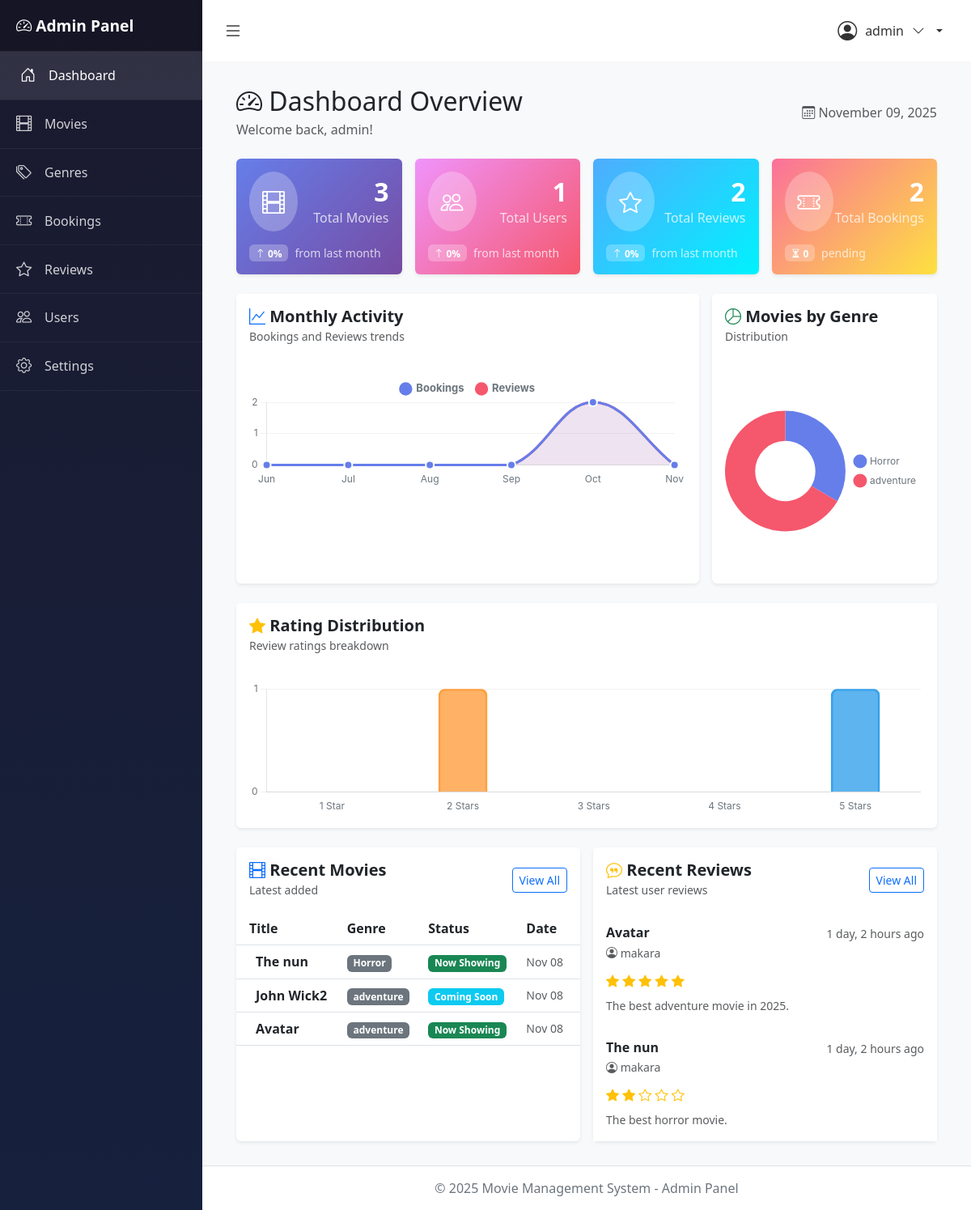
/dashboard/ (signed in), run on an earlier commit of the app's database.
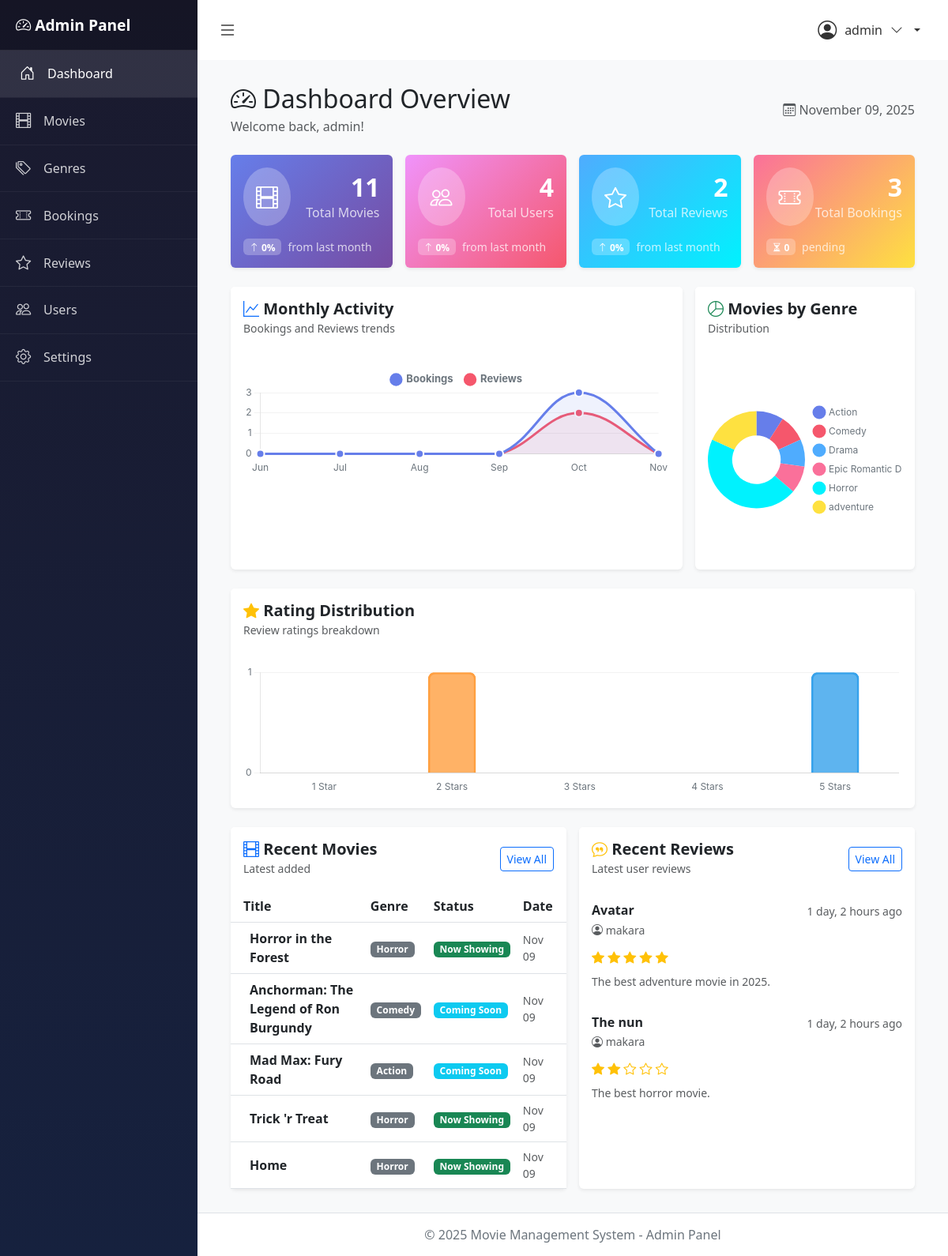
And on a later commit of the database.
### movies/models.py (models this page shows, shortened)
class Movie(models.Model):
    STATUS_CHOICES = (
        ('now_showing', 'Now Showing'),
        ('coming_soon', 'Coming Soon'),
        ('archived', 'Archived'),
    )
    title = models.CharField(max_length=200)
    description = models.TextField()
    genre = models.ForeignKey(Genre, on_delete=models.SET_NULL, null=True, related_name='movies')
    duration = models.IntegerField(help_text='Duration in minutes')
    release_date = models.DateField()
    director = models.CharField(max_length=100)
    cast = models.TextField(help_text='Comma-separated list of actors')
    poster = models.ImageField(upload_to='movies/posters/', blank=True, null=True)
    trailer_url = models.URLField(blank=True, null=True)
    rating = models.DecimalField(max_digits=3, decimal_places=1, default=0.0,
                                  validators=[MinValueValidator(0.0), MaxValueValidator(10.0)])
    status = models.CharField(max_length=20, choices=STATUS_CHOICES, default='now_showing')
    ticket_price = models.DecimalField(max_digits=10, decimal_places=2, default=0.00)
    available_seats = models.IntegerField(default=100)
    created_at = models.DateTimeField(auto_now_add=True)
    updated_at = models.DateTimeField(auto_now=True)
    class Meta:
        db_table = 'movies'
        verbose_name = 'Movie'
        verbose_name_plural = 'Movies'
        ordering = ['-release_date']

class Genre(models.Model):
    name = models.CharField(max_length=50, unique=True)
    description = models.TextField(blank=True, null=True)
    created_at = models.DateTimeField(auto_now_add=True)
    updated_at = models.DateTimeField(auto_now=True)
    class Meta:
        db_table = 'genres'
        verbose_name = 'Genre'
        verbose_name_plural = 'Genres'
        ordering = ['name']

class Review(models.Model):
    user = models.ForeignKey(settings.AUTH_USER_MODEL, on_delete=models.CASCADE, related_name='reviews')
    movie = models.ForeignKey(Movie, on_delete=models.CASCADE, related_name='reviews')
    rating = models.IntegerField(validators=[MinValueValidator(1), MaxValueValidator(5)])
    comment = models.TextField()
    is_approved = models.BooleanField(default=False)
    created_at = models.DateTimeField(auto_now_add=True)
    updated_at = models.DateTimeField(auto_now=True)
    class Meta:
        db_table = 'reviews'
        verbose_name = 'Review'
        verbose_name_plural = 'Reviews'
        ordering = ['-created_at']
        unique_together = ['user', 'movie']  # One review per user per movie

### accounts/models.py (models this page shows, shortened)
class Account(AbstractUser):
    ROLE_CHOICES = (
        ('admin', 'Admin'),
        ('user', 'User'),
    )
    role = models.CharField(max_length=10, choices=ROLE_CHOICES, default='user')
    created_at = models.DateTimeField(auto_now_add=True)
    updated_at = models.DateTimeField(auto_now=True)
    class Meta:
        db_table = 'accounts'
        verbose_name = 'Account'
        verbose_name_plural = 'Accounts'
    def is_admin(self):
        return self.role == 'admin'

### movies/views.py (the view)
# urls.py: path('dashboard/', views.admin_dashboard, name='admin_dashboard'),
@login_required
def admin_dashboard(request):
    if not request.user.is_admin():
        messages.error(request, 'Access denied! Admin only.')
        return redirect('home')
    from django.utils import timezone
    from datetime import timedelta
    import json
    total_movies = Movie.objects.count()
    total_users = Account.objects.filter(role='user').count()
    total_bookings = Booking.objects.count()
    total_reviews = Review.objects.count()
    pending_bookings = Booking.objects.filter(status='pending').count()
    now = timezone.now()
    last_month = now - timedelta(days=30)
    movies_this_month = Movie.objects.filter(created_at__gte=last_month).count()
    movies_last_month = Movie.objects.filter(
        created_at__gte=last_month - timedelta(days=30),
        created_at__lt=last_month
    ).count()
    movies_growth = ((movies_this_month - movies_last_month) / movies_last_month * 100) if movies_last_month > 0 else 0
    users_this_month = Account.objects.filter(created_at__gte=last_month, role='user').count()
    users_last_month = Account.objects.filter(
        created_at__gte=last_month - timedelta(days=30),
        created_at__lt=last_month,
        role='user'
    ).count()
    users_growth = ((users_this_month - users_last_month) / users_last_month * 100) if users_last_month > 0 else 0
    reviews_this_month = Review.objects.filter(created_at__gte=last_month).count()
    reviews_last_month = Review.objects.filter(
        created_at__gte=last_month - timedelta(days=30),
        created_at__lt=last_month
    ).count()
    reviews_growth = ((reviews_this_month - reviews_last_month) / reviews_last_month * 100) if reviews_last_month > 0 else 0
    monthly_activity = []
    for i in range(5, -1, -1):
        month_start = now - timedelta(days=30 * i)
        month_end = now - timedelta(days=30 * (i - 1)) if i > 0 else now
        bookings_count = Booking.objects.filter(
            booking_date__gte=month_start,
            booking_date__lt=month_end
        ).count()
        reviews_count = Review.objects.filter(
            created_at__gte=month_start,
            created_at__lt=month_end
        ).count()
        monthly_activity.append({
            'month': month_start.strftime('%b'),
            'bookings': bookings_count,
            'reviews': reviews_count
        })
    genres = Genre.objects.all()
    movies_by_genre = []
    for genre in genres:
        count = genre.movies.count()
        if count > 0:
            movies_by_genre.append({
                'genre': genre.name,
                'count': count
            })
    rating_distribution = []
    for rating in range(1, 6):
        count = Review.objects.filter(rating=rating).count()
        rating_distribution.append({
            'rating': f'{rating} Star{"s" if rating > 1 else ""}',
            'count': count
        })
    recent_movies = Movie.objects.order_by('-created_at')[:5]
    recent_reviews = Review.objects.select_related('movie', 'user').order_by('-created_at')[:5]
    recent_bookings = Booking.objects.all().order_by('-booking_date')[:5]
    context = {
        'total_movies': total_movies,
        'total_users': total_users,
        'total_bookings': total_bookings,
        'total_reviews': total_reviews,
        'pending_bookings': pending_bookings,
        'movies_growth': round(movies_growth, 1),
        'users_growth': round(users_growth, 1),
        'reviews_growth': round(reviews_growth, 1),
        'monthly_activity': json.dumps(monthly_activity),
        'movies_by_genre': json.dumps(movies_by_genre),
        'rating_distribution': json.dumps(rating_distribution),
        'recent_movies': recent_movies,
        'recent_reviews': recent_reviews,
        'recent_bookings': recent_bookings,
    }
    return render(request, 'Admin/dashboard.html', context)

### movies/context_processors.py (called while the page is built)
def site_settings(request):
    settings = SiteSetting.get_settings()
    return {
        'site_settings': settings,
    }

### movies/models.py (called while the page is built)
    @classmethod
    def get_settings(cls):
        settings, created = cls.objects.get_or_create(id=1)
        return settings

### movies/templates/Admin/dashboard.html (shortened to what the changed rows need)
{% extends 'Admin/base_admin.html' %}
{% block content %}
<div class="container-fluid">
    <div class="d-flex justify-content-between align-items-center mb-4">
        <div>
            <h2 class="mb-1"><i class="bi bi-speedometer2"></i> Dashboard Overview</h2>
        </div>
    </div>
    <div class="row g-3 mb-4">
        <div class="col-xl-3 col-md-6">
            <div class="card border-0 shadow-sm h-100" style="background: linear-gradient(135deg, #667eea 0%, #764ba2 100%);">
                <div class="card-body text-white">
                    <div class="d-flex justify-content-between align-items-center mb-3">
                        <div class="text-end">
                            <h2 class="mb-0 fw-bold">{{ total_movies }}</h2>
                            <p class="mb-0 opacity-75">Total Movies</p>
                        </div>
                    </div>
                </div>
            </div>
        </div>
        <div class="col-xl-3 col-md-6">
            <div class="card border-0 shadow-sm h-100" style="background: linear-gradient(135deg, #f093fb 0%, #f5576c 100%);">
                <div class="card-body text-white">
                    <div class="d-flex justify-content-between align-items-center mb-3">
                        <div class="text-end">
                            <h2 class="mb-0 fw-bold">{{ total_users }}</h2>
                            <p class="mb-0 opacity-75">Total Users</p>
                        </div>
                    </div>
                </div>
            </div>
        </div>
        <div class="col-xl-3 col-md-6">
            <div class="card border-0 shadow-sm h-100" style="background: linear-gradient(135deg, #4facfe 0%, #00f2fe 100%);">
                <div class="card-body text-white">
                    <div class="d-flex justify-content-between align-items-center mb-3">
                        <div class="text-end">
                            <h2 class="mb-0 fw-bold">{{ total_reviews }}</h2>
                        </div>
                    </div>
                </div>
            </div>
        </div>
        <div class="col-xl-3 col-md-6">
            <div class="card border-0 shadow-sm h-100" style="background: linear-gradient(135deg, #fa709a 0%, #fee140 100%);">
                <div class="card-body text-white">
                    <div class="d-flex justify-content-between align-items-center mb-3">
                        <div class="text-end">
                            <h2 class="mb-0 fw-bold">{{ total_bookings }}</h2>
                            <p class="mb-0 opacity-75">Total Bookings</p>
                        </div>
                    </div>
                </div>
            </div>
        </div>
    </div>
    <div class="row g-3 mb-4">
        <div class="col-lg-8">
            <div class="card border-0 shadow-sm h-100">
                <div class="card-body">
                    <canvas id="monthlyActivityChart" height="80"></canvas>
                </div>
            </div>
        </div>
        <div class="col-lg-4">
            <div class="card border-0 shadow-sm h-100">
                <div class="card-body d-flex align-items-center justify-content-center">
                    <canvas id="genreChart"></canvas>
                </div>
            </div>
        </div>
    </div>
    <div class="row g-3">
        <div class="col-lg-6">
            <div class="card border-0 shadow-sm h-100">
                <div class="card-body p-0">
                    <div class="table-responsive">
                        <table class="table table-hover align-middle mb-0">
                            <thead class="bg-light">
                                <tr>
                                    <th class="ps-3">Title</th>
                                    <th>Genre</th>
                                    <th>Status</th>
                                    <th class="pe-3">Date</th>
                                </tr>
                            </thead>
                            <tbody>
                                {% for movie in recent_movies %}
                                <tr>
                                    <td class="ps-3">
                                        <div class="d-flex align-items-center">
                                            <strong>{{ movie.title }}</strong>
                                        </div>
                                    </td>
                                    <td><span class="badge bg-secondary">{{ movie.genre.name }}</span></td>
                                    <td>
                                        <span class="badge {% if movie.status == 'now_showing' %}bg-success{% elif movie.status == 'coming_soon' %}bg-info{% else %}bg-secondary{% endif %}">
                                            {{ movie.get_status_display }}
                                        </span>
                                    </td>
                                    <td class="pe-3 text-muted small">{{ movie.created_at|date:"M d" }}</td>
                                </tr>
                                {% endfor %}
                            </tbody>
                        </table>
                    </div>
                </div>
            </div>
        </div>
        <div class="col-lg-6">
            <div class="card border-0 shadow-sm h-100">
                <div class="card-body p-0">
                    <div class="list-group list-group-flush">
                        {% for review in recent_reviews %}
                        <div class="list-group-item border-0 py-3">
                            <div class="d-flex justify-content-between align-items-start mb-2">
                                <div class="flex-grow-1">
                                    <h6 class="mb-1 fw-bold">{{ review.movie.title }}</h6>
                                    <p class="mb-1 text-muted small">
                                        <i class="bi bi-person-circle"></i> {{ review.user.username }}
                                    </p>
                                </div>
                                <small class="text-muted">{{ review.created_at|timesince }} ago</small>
                            </div>
                            <div class="mb-2">
                                {% for i in "12345" %}
                                    <i class="bi bi-star{% if forloop.counter <= review.rating %}-fill{% endif %} text-warning"></i>
                                {% endfor %}
                            </div>
                            <p class="mb-0 text-muted small">{{ review.comment|truncatewords:20 }}</p>
                        </div>
                        {% empty %}
                        <div class="list-group-item border-0 text-center text-muted py-5">
                            <i class="bi bi-chat-square-quote fs-1 d-block mb-2"></i>
                            No reviews yet
                        </div>
                        {% endfor %}
                    </div>
                </div>
            </div>
        </div>
    </div>
</div>
{% endblock %}

What changed in the data, as far as the page shows it:
no longer on this page (row edited): Movie: title "The nun", genre.name "Horror", status "Now Showing", created_at "Nov 08"
no longer on this page (row unchanged): Movie: title "John Wick2", genre.name "adventure", status "Coming Soon", created_at "Nov 08"
no longer on this page (row edited): Movie: title "Avatar", genre.name "adventure", status "Now Showing", created_at "Nov 08"
added Movie: title "Horror in the Forest", genre.name "Horror", status "Now Showing", created_at "Nov 09"
added Movie: title "Anchorman: The Legend of Ron Burgundy", genre.name "Comedy", status "Coming Soon", created_at "Nov 09"
added Movie: title "Mad Max: Fury Road", genre.name "Action", status "Coming Soon", created_at "Nov 09"
added Movie: title "Trick 'r Treat", genre.name "Horror", status "Now Showing", created_at "Nov 09"
added Movie: title "Home", genre.name "Horror", status "Now Showing", created_at "Nov 09"
Also different on the page:
{{ total_movies }}: "3" → "11"
{{ total_users }}: "1" → "4"
{{ total_bookings }}: "2" → "3"
chart data {{ movies_by_genre|safe }}: [{"genre": "Horror", "count": 1}, {"genre": "adventure", "count": 2}] → [{"genre": "Action", "count": 1}, {"genre": "Comedy", "count": 1}, {"genre": "Drama", "count": 1}, {"genre": "Epic Romantic Disaster Film", "count": 1}, {"genre": "Horror", "count": 5}, {"genre": "adventure", "count": 2}]
